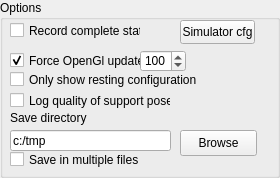
        <widget class="QGroupBox" name="groupBox_4" >
         <property name="minimumSize" >
          <size>
           <width>280</width>
           <height>171</height>
          </size>
         </property>
         <property name="title" >
          <string>Options</string>
         </property>
         <widget class="QSpinBox" name="_updateRateSpin" >
          <property name="geometry" >
           <rect>
            <x>140</x>
            <y>50</y>
            <width>46</width>
            <height>22</height>
           </rect>
          </property>
          <property name="minimum" >
           <number>10</number>
          </property>
          <property name="maximum" >
           <number>10000</number>
          </property>
          <property name="value" >
           <number>100</number>
          </property>
         </widget>
         <widget class="QCheckBox" name="_forceUpdateCheck" >
          <property name="geometry" >
           <rect>
            <x>10</x>
            <y>50</y>
            <width>131</width>
            <height>21</height>
           </rect>
          </property>
          <property name="toolTip" >
           <string>&lt;html>&lt;head>&lt;meta name="qrichtext" content="1" />&lt;style type="text/css">
p, li { white-space: pre-wrap; }
&lt;/style>&lt;/head>&lt;body style=" font-family:'MS Shell Dlg 2'; font-size:8.25pt; font-weight:400; font-style:normal;">
&lt;p style=" margin-top:0px; margin-bottom:0px; margin-left:0px; margin-right:0px; -qt-block-indent:0; text-indent:0px;">Forces RobWorkStudio to draw the simulated screen at the specified intervals.&lt;/p>&lt;/body>&lt;/html></string>
          </property>
          <property name="text" >
           <string>Force OpenGl update</string>
          </property>
          <property name="checked" >
           <bool>true</bool>
          </property>
         </widget>
         <widget class="QPushButton" name="_simulatorBtn" >
          <property name="geometry" >
           <rect>
            <x>180</x>
            <y>20</y>
            <width>75</width>
            <height>24</height>
           </rect>
          </property>
          <property name="text" >
           <string>Simulator cfg</string>
          </property>
         </widget>
         <widget class="QCheckBox" name="checkBox" >
          <property name="geometry" >
           <rect>
            <x>10</x>
            <y>20</y>
            <width>131</width>
            <height>21</height>
           </rect>
          </property>
          <property name="toolTip" >
           <string>&lt;html>&lt;head>&lt;meta name="qrichtext" content="1" />&lt;style type="text/css">
p, li { white-space: pre-wrap; }
&lt;/style>&lt;/head>&lt;body style=" font-family:'MS Shell Dlg 2'; font-size:8.25pt; font-weight:400; font-style:normal;">
&lt;p style=" margin-top:0px; margin-bottom:0px; margin-left:0px; margin-right:0px; -qt-block-indent:0; text-indent:0px;">Records not only the end state but also the intermidiate states such that it is possible to playback all simulations afterwards.&lt;/p>&lt;/body>&lt;/html></string>
          </property>
          <property name="text" >
           <string>Record complete state</string>
          </property>
         </widget>
         <widget class="QCheckBox" name="checkBox_2" >
          <property name="geometry" >
           <rect>
            <x>10</x>
            <y>90</y>
            <width>161</width>
            <height>21</height>
           </rect>
          </property>
          <property name="toolTip" >
           <string>&lt;html>&lt;head>&lt;meta name="qrichtext" content="1" />&lt;style type="text/css">
p, li { white-space: pre-wrap; }
&lt;/style>&lt;/head>&lt;body style=" font-family:'MS Shell Dlg 2'; font-size:8.25pt; font-weight:400; font-style:normal;">
&lt;p style=" margin-top:0px; margin-bottom:0px; margin-left:0px; margin-right:0px; -qt-block-indent:0; text-indent:0px; font-size:8pt;">The quality of the support pose is based on a 6D wrench space calculation of the supporting "grasp".&lt;/p>&lt;/body>&lt;/html></string>
          </property>
          <property name="text" >
           <string>Log quality of support pose</string>
          </property>
         </widget>
         <widget class="QLabel" name="label_22" >
          <property name="geometry" >
           <rect>
            <x>10</x>
            <y>110</y>
            <width>141</width>
            <height>16</height>
           </rect>
          </property>
          <property name="text" >
           <string>Save directory</string>
          </property>
         </widget>
         <widget class="QLineEdit" name="_savePath" >
          <property name="geometry" >
           <rect>
            <x>10</x>
            <y>130</y>
            <width>161</width>
            <height>21</height>
           </rect>
          </property>
          <property name="text" >
           <string>c:/tmp</string>
          </property>
         </widget>
         <widget class="QPushButton" name="_browseBtn" >
          <property name="geometry" >
           <rect>
            <x>180</x>
            <y>130</y>
            <width>77</width>
            <height>26</height>
           </rect>
          </property>
          <property name="text" >
           <string>Browse</string>
          </property>
         </widget>
         <widget class="QCheckBox" name="_onlyShowRestBox" >
          <property name="geometry" >
           <rect>
            <x>10</x>
            <y>70</y>
            <width>191</width>
            <height>19</height>
           </rect>
          </property>
          <property name="text" >
           <string>Only show resting configuration</string>
          </property>
         </widget>
         <widget class="QCheckBox" name="_saveMultipleCheck" >
          <property name="geometry" >
           <rect>
            <x>10</x>
            <y>150</y>
            <width>171</width>
            <height>19</height>
           </rect>
          </property>
          <property name="toolTip" >
           <string>If set end states will be saved in 
seperate files with names are
 appended with _XXXXXX

ex:
"filename"_000001
"filename"_000002
"filename"_000003
"filename"_000004
</string>
          </property>
          <property name="text" >
           <string>Save in multiple files</string>
          </property>
         </widget>
        </widget>
